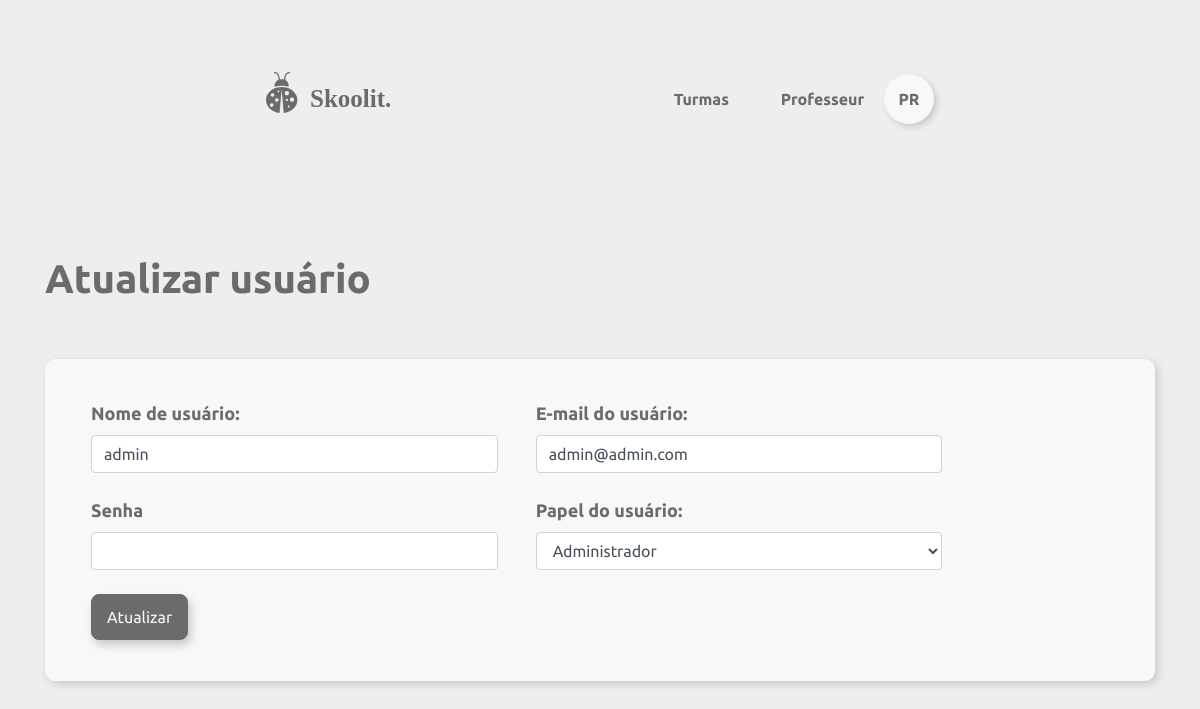
Page /usuarios/atualizar/1 (signed in) on the committed database.
### skoolit/models/usuario.py (models this page shows, shortened)
class Usuario(UserMixin,db.Model):
	__tablename__ = 'usuarios'
	id = db.Column(db.Integer, primary_key=True)
	email = db.Column(db.String, nullable=False)
	papel = db.Column(db.String)
	nome = db.Column(db.String, nullable=False)
	hashSenha = db.Column(db.String, nullable=False)
	__mapper_args__ = {
		'polymorphic_identity':'usuario',
		'polymorphic_on':papel
    }
	def dbGetUser(id):
		return Usuario.query.filter_by(id=id).first_or_404()

### skoolit/views/usuarios.py (the view)
@usuarios.route('/atualizar/<id>', methods=['POST', 'GET'])
def atualizar(id):
	usuario = Usuario.dbGetUser(id)
	form = AtualizarUsuarioForm()
	if form.validate_on_submit():
		usuario.dbUpdateUser(newEmail=form.email.data,newSenha=form.senha.data,
							 newNome=form.nome.data, newPapel=form.papel.data)
		return redirect(url_for('usuarios.listar'))
	elif request.method == 'GET':
		form.email.data = usuario.email
		form.papel.data = usuario.papel
		form.nome.data = usuario.nome
	return render_template('usuarios/atualizar_usuario.html', form=form)

### skoolit/forms/usuarios_forms.py
class AtualizarUsuarioForm(FlaskForm):
    email = EmailField("E-mail do usuário: ",
                        validators=[CampoObrigatorio(),ValidarEmail()])
    papel = SelectField("Papel do usuário: ",
                        choices=[('adm', 'Administrador'),
                                 ('al', 'Aluno'),
                                 ('prof', 'Professor')],
                        validators=[CampoObrigatorio()])
    nome = StringField("Nome de usuário: ", validators=[CampoObrigatorio()])
    senha = PasswordField('Senha', validators=[])
    submit = SubmitField("Atualizar")

### skoolit/views/auth.py (called while the page is built)
@loginManager.user_loader
def load_user(id):
    return Usuario.dbGetUser(id)

### skoolit/views/usuarios.py (called while the page is built)
@usuarios.before_request
@login_required
def exigirLogin():
	pass

### skoolit/templates/usuarios/atualizar_usuario.html (shortened to what this page needs)
{% extends "navfoot.html" %}
{% block style %}
    <link rel="stylesheet" href="{{ url_for('static', filename='usuarios/form_usuario.css') }}">
{% endblock %}
{% block content %}
<div class="container conteudo">
	<div class="d-flex justify-content-between mb-5">
		<h1 class="bold">Atualizar usuário</h1>
	</div>
	<div class="card form-usuario">
		<div class="card-body">
			<form method="POST" novalidate>
				<div class="d-flex flex-wrap">
					<div class="col-5">
						{{form.nome.label(class="form-label")}} {{form.nome(class="form-control", size=40)}}
					</div>
					<div class="col-5 ml-2">
						{{form.email.label(class="form-label")}} {{form.email(class="form-control", size=40)}}
					</div>
				</div>
				<br>
				<div class="d-flex flex-wrap">
					<div class="col-5">
						{{form.senha.label(class="form-label")}} {{form.senha(class="form-control", size=40)}}
					</div>
					<div class="col-5 ml-2">
						{{form.papel.label(class="form-label")}} {{form.papel(class="form-control")}}
					</div>
				</div>
				<br>
				<div class="d-flex col-5">
					{{form.submit(class="btn")}}
				</div>
			</form>
		</div>
	</div>
</div>
{% endblock %}

### skoolit/templates/navfoot.html (shortened to what this page needs)
{% extends "base.html" %}
{% block navbar %}
<div class="navbar d-flex justify-content-between">
	{% if current_user.is_anonymous %}
		<a href="{{url_for('landing')}}"><img src="{{ url_for('static', filename='logo.svg') }}" alt="logo"></a>
	{% else %}
		<a href="{{url_for('home')}}"><img src="{{ url_for('static', filename='logo.svg') }}" alt="logo"></a>
	{% endif %}
	<div class="mt-3">
		{% if request.path != '/' and request.path != '/pagina_inicial' %}
			<div class="d-inline-block">
				{% if current_user.papel == "adm" %}
				<a class="navbar-btn mr-3" role="button" href="{{url_for('usuarios.listar')}}"><b>Usuarios</b></a>
				<a class="navbar-btn mr-3" role="button" href="{{url_for('materias.listar')}}"><b>Materias</b></a>
				<a class="navbar-btn mr-5" role="button" href="{{url_for('turmas.listar')}}"><b>Turmas</b></a>
				{% else %}
				<a class="navbar-btn mr-5" role="button" href="{{url_for('home')}}"><b>Turmas</b></a>
				{% endif %}
			</div>
		{% endif %}
		{% if current_user.is_anonymous %}
			{% if request.path != '/pagina_inicial' and request.path != '/' %}
				<a class="navbar-btn mr-3" href="{{url_for('auth.login')}}"><b>Fazer login</b></a>
			{% endif %}
		{% else %}
			<div  class="dropdown show d-inline-block">
				<p class="mr-3 d-inline-block"><b>{{ current_user.nome }}</b></p>
				<a class="perfil-menu" href="#" role="button" id="dropdownMenuLink" data-toggle="dropdown" aria-haspopup="true" aria-expanded="false">
					<div class="perfil-circulo rounded-circle text-center">
						<b>{{ current_user.nome[0:2].upper()}}</b>
					</div>
				</a>
			</div>
		{% endif %}
	</div>
</div>
{% endblock %}

### skoolit/static/geral.css (style rules this page uses)
html { --background: #EFEEEE; --background-card: #A2A2A2; --white: #F8F8F8 !important; --accent: #6B6B6B; --accent-hover: #585858; --font: #6B6B6B; }
body { background-color: var(--background); }
* { font-family: 'Ubuntu', sans-serif; color: var(--font); }
.container.conteudo { margin-top: 120px; }
.btn { background-color: var(--accent) !important; border-color: var(--accent) !important; color: var(--white); border-radius: 8px; padding: 10px 15px; box-shadow: 3px 5px 10px rgba(0, 0, 0, .2); outline: none !important; }
.bold { font-weight: bold; }

### skoolit/static/navfoot.css (style rules this page uses)
.navbar { margin-left: 250px; margin-right: 250px; margin-top: 50px }
a.perfil-menu, a.opcao-menu, a.navbar-btn, a.opcao-menu:active { color: inherit; text-decoration: none; outline: none; }
.dropdown a { background-color: var(--white) transparent !important; }
.perfil-circulo { width: 50px; height: 50px; background-color: var(--white); box-shadow: 3px 3px 6px rgba(0, 0, 0, .16); display: inline-flex; align-items: center; justify-content: center; }

### skoolit/static/usuarios/form_usuario.css (style rules this page uses)
form .form-label { font-size: 18px; font-weight: bold; }
.card.form-usuario { background-color: var(--white); border-color: var(--white); border-radius: 10px; box-shadow: 3px 3px 10px rgba(0, 0, 0, .16); padding: 20px 10px; margin-bottom: 30px; width: 100%; }

### rows in the picture
Usuario: nome "Professeur", nome "PR"
Usuario: nome "admin", email "admin@admin.com", papel "Administrador"
